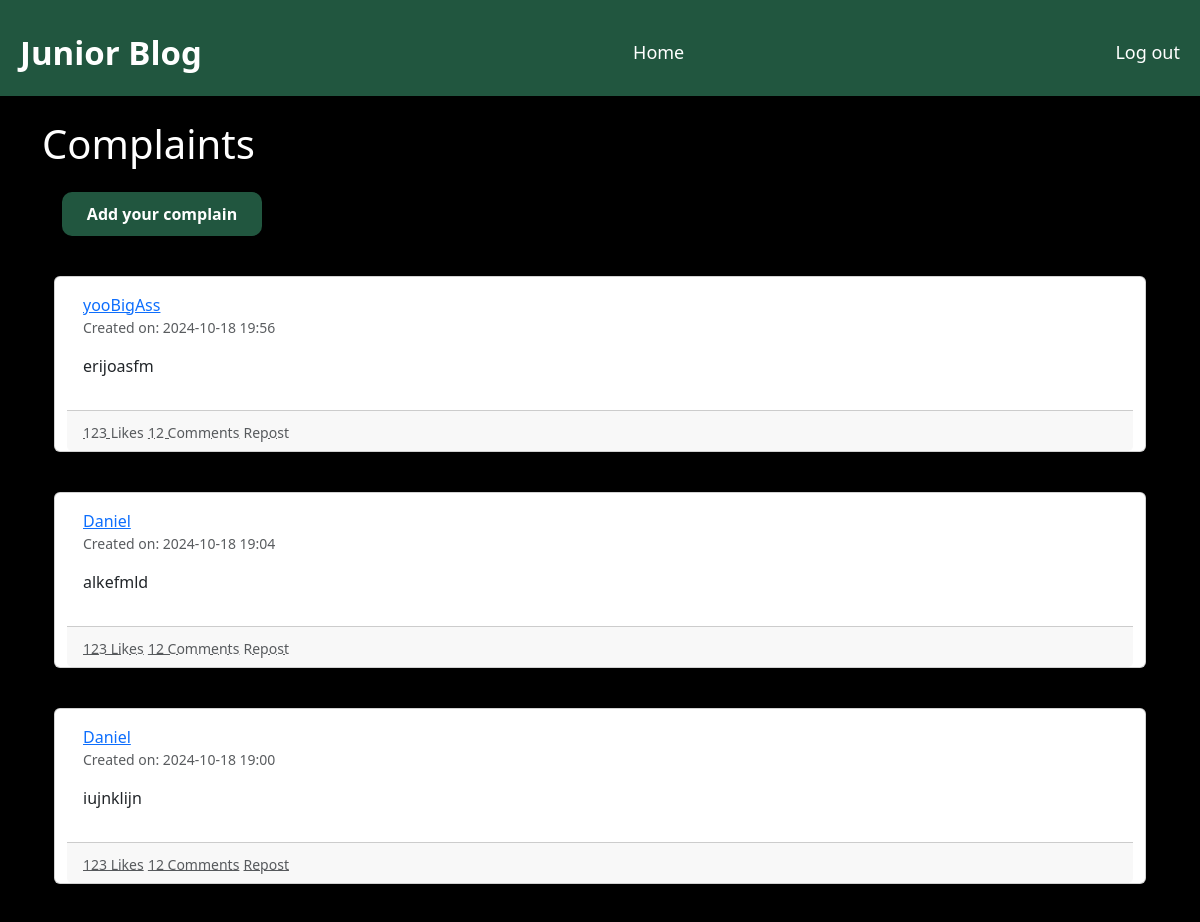
Page /home (signed in, upper part) on the earlier database version.
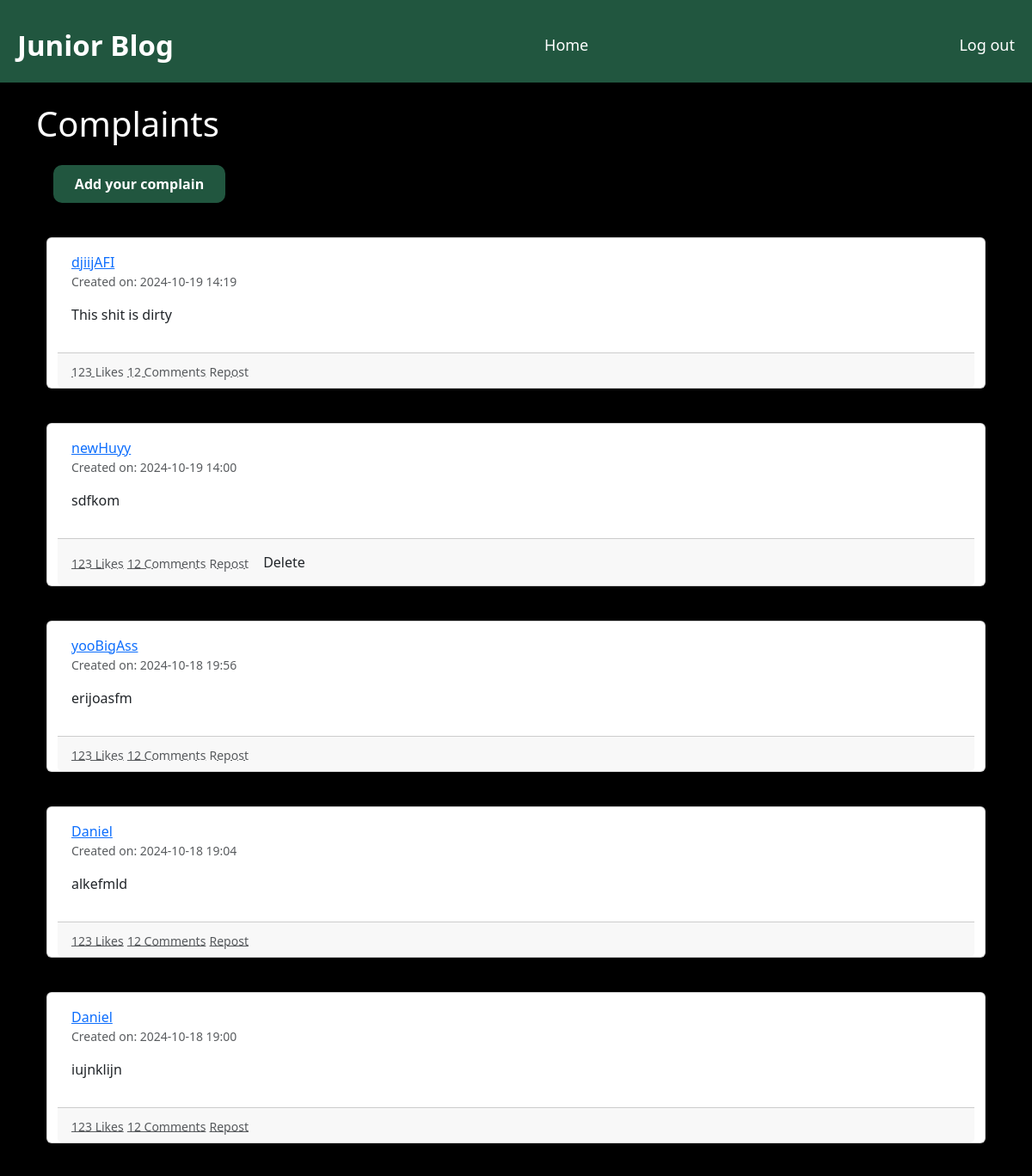
Same page on the later database version.
### website/models.py (models this page shows)
class Post(db.Model):
    id = db.Column(db.Integer, primary_key=True)
    text = db.Column(db.Text, nullable=False)
    date_created = db.Column(db.DateTime, default=datetime.now)
    author = db.Column(db.Integer, db.ForeignKey(
        'user.id', ondelete="CASCADE"), nullable=False)

class User(db.Model, UserMixin):
    id = db.Column(db.Integer, primary_key=True)
    email = db.Column(db.String(150), unique=True)
    username = db.Column(db.String(150), unique=True)
    password = db.Column(db.String(150))
    date_created = db.Column(db.DateTime, default=datetime.now)
    posts = db.relationship("Post", backref="user", passive_deletes=True)

### website/views.py (the view)
@views.route("/")
@views.route("/home")
@login_required
def home():
    page = request.args.get('page', 1, type=int)  # Get the current page number, default is 1
    posts = Post.query.order_by(Post.date_created.desc()).paginate(page=page, per_page=10)
    templates = render_template("home.html", useri = current_user, posts=posts)
    return templates

### website/__init__.py (called while the page is built)
def create_app():
    app = Flask(__name__)
    app.config['SECRET_KEY'] = "helloworld"
    app.config['SQLALCHEMY_DATABASE_URI'] = f'sqlite:///{DB_NAME}'
    db.init_app(app)
    from .views import views
    from .auth import auth
    app.register_blueprint(views, url_prefix="/")
    app.register_blueprint(auth, url_prefix="/")
    from .models import User, Post
    create_database(app)
    login_manager = LoginManager()
    login_manager.login_view = "auth.login"
    login_manager.init_app(app)
    @login_manager.user_loader
    def load_user(id):
        return User.query.get(int(id))
    return app

### website/templates/home.html (shortened to what this page needs)
{% extends "base.html"%}
{% block content%}
<h1 class="my-4">Complaints</h1>
<div class="link">
    <a href="/createpost" >Add your complain</a>
</div>
<div class="container">
    {% for post in posts %}
    <div class="container posts-content">
        <div class="row">
                <div class="card mb-8">
                  <div class="card-body">
                    <div class="media mb-3">
                      <div class="media-body ml-3">
                        <a href="posts/{{post.user.username}}">{{post.user.username}}</a>
                        <div class="text-muted small">Created on: {{ post.date_created.strftime('%Y-%m-%d %H:%M') }}</div>
                      </div>
                    </div>
                <p>{{post.text}}</p>
                  </div>
                  <div class="card-footer">
                    <a href="javascript:void(0)" class="d-inline-block text-muted">
                      <small class="align-middle">123 Likes</small>
                    </a>
                    <a href="javascript:void(0)" class="d-inline-block text-muted ml-3">
                        <small class="align-middle">12 Comments</small>
                    </a>
                    <a href="javascript:void(0)" class="d-inline-block text-muted ml-3">
                      <small class="align-middle">Repost</small>
                    </a>
                    {% if current_user == post.user %}
                    <a href="javascript:void(0)" class="d-inline-block text-muted ml-3">
                        <form action="{{url_for('views.delete_post', post_id=post.id)}}" method="POST"
                        class="d-inline-block text-muted ml-3 form-group">
                        <button type="submit" class="btn d-md-flex justify-content-md-end"> Delete</button>
                     </form>
                    </a>
                    {% endif %}
                  </div>
                </div>
            </div>
    </div>
    {% endfor %}
</div>
{%endblock%}

### website/templates/base.html (shortened to what this page needs)
<!DOCTYPE html>
<html lang="en">
<head>
    <link rel="stylesheet" href="{{ url_for('static', filename='style.css') }}">
    <link href="https://cdn.jsdelivr.net/npm/bootstrap@5.3.3/dist/css/bootstrap.min.css" rel="stylesheet">
</head>
<body style="background-color: black;">
    <ul class="navbar">
      <li class="nav-item">
        <a class="nav-link" aria-current="page" href="/home" style="font-size: 33px; font-weight: 800;">Junior Blog</a>
      </li>
        <li class="nav-item">
          <a class="nav-link" aria-current="page" href="/home">Home</a>
        </li>
        {% if current_user.is_authenticated %}
        <li class="nav-item">
            <a class="nav-link" href="/logout">Log out</a>
          </li>
        {% endif %}
      </ul>
    <div class="container">
        {% block content%} {%endblock%}
     </div>
</html>

### website/static/style.css (style rules this page uses)
.navbar { width: 100%; display: flex; background-color: rgb(33, 86, 63); color: white; }
.nav-link { color: white; list-style: none; }
.nav-item { padding-right: 20px; padding-left: 20px; padding-top: 10px; padding-bottom: 10px; list-style: none; text-decoration: none; font-size: large; }
html { background-color: black; }
.nav-item a { text-decoration: none; margin-top: 10px; }
.container { background-color: black; color: white; font-family: system-ui, -apple-system, BlinkMacSystemFont, 'Segoe UI', Roboto, Oxygen, Ubuntu, Cantarell, 'Open Sans', 'Helvetica Neue', sans-serif; }
.posts-content { padding: 20px; }
.link { text-align: center; align-items: center; align-content: center; padding-top: 10px; padding-left: 10px; padding-right: 10px; padding-bottom: 10px; background-color: rgb(33, 86, 63); color: white; border-radius: 10px; width: 200px; margin-top: 20px; font-weight: 700; margin: 20px; }
.link a { text-decoration: none; color: white; }

Differences in the rows shown:
added Post: user.username "djiijAFI", date_created "2024-10-19 14:19", text "This shit is dirty"
added Post: user.username "newHuyy", date_created "2024-10-19 14:00", text "sdfkom"
